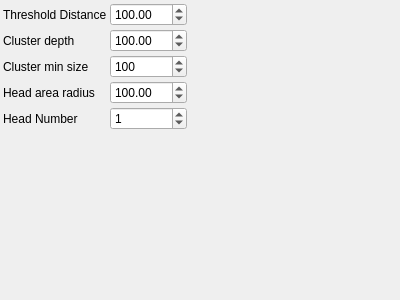
<?xml version="1.0" encoding="UTF-8"?>
<ui version="4.0">
 <class>HeadSearchParametersControlWidget</class>
 <widget class="QWidget" name="HeadSearchParametersControlWidget">
  <property name="geometry">
   <rect>
    <x>0</x>
    <y>0</y>
    <width>400</width>
    <height>300</height>
   </rect>
  </property>
  <property name="windowTitle">
   <string>HeadSearchParameters</string>
  </property>
   <layout class="QGridLayout" name="gridLayout">
    <property name="margin">
     <number>3</number>
    </property>
    <property name="spacing">
     <number>3</number>
    </property>
    <item row="0" column="0">
     <widget class="QLabel" name="label_0">
       <property name="text">
         <string>Threshold Distance</string>
       </property>
     </widget>
    </item>
    <item row="0" column="1">
     <widget class="QDoubleSpinBox" name="thresholdDistanceSpinBox">
       <property name="toolTip">
         <string>Threshold Distance in mm</string>
       </property>
       <property name="minimum">
        <double>0</double>
       </property>
       <property name="maximum">
        <double>99999</double>
       </property>
       <property name="singleStep">
        <double>1</double>
       </property>
       <property name="value">
        <double>100</double>
       </property>
     </widget>
    </item>
    <item row="1" column="0">
     <widget class="QLabel" name="label_1">
       <property name="text">
         <string>Cluster depth</string>
       </property>
     </widget>
    </item>
    <item row="1" column="1">
     <widget class="QDoubleSpinBox" name="clusterDepthSpinBox">
       <property name="toolTip">
         <string>Cluster depth in mm</string>
       </property>
       <property name="minimum">
        <double>0</double>
       </property>
       <property name="maximum">
        <double>99999</double>
       </property>
       <property name="singleStep">
        <double>1</double>
       </property>
       <property name="value">
        <double>100</double>
       </property>
     </widget>
    </item>
    <item row="2" column="0">
     <widget class="QLabel" name="label_2">
       <property name="text">
         <string>Cluster min size</string>
       </property>
     </widget>
    </item>
    <item row="2" column="1">
     <widget class="QSpinBox" name="clusterMinSizeSpinBox">
       <property name="toolTip">
         <string>Cluster min size</string>
       </property>
       <property name="minimum">
        <number>0</number>
       </property>
       <property name="maximum">
        <number>99999</number>
       </property>
       <property name="singleStep">
        <number>1</number>
       </property>
       <property name="value">
        <number>100</number>
       </property>
     </widget>
    </item>
    <item row="3" column="0">
     <widget class="QLabel" name="label_3">
       <property name="text">
         <string>Head area radius</string>
       </property>
     </widget>
    </item>
    <item row="3" column="1">
     <widget class="QDoubleSpinBox" name="headAreaRadiusSpinBox">
       <property name="toolTip">
         <string>Head area in mm</string>
       </property>
       <property name="minimum">
        <double>0</double>
       </property>
       <property name="maximum">
        <double>99999</double>
       </property>
       <property name="singleStep">
        <double>1</double>
       </property>
       <property name="value">
        <double>100</double>
       </property>
     </widget>
    </item>
    <item row="4" column="0">
     <widget class="QLabel" name="label_4">
       <property name="text">
         <string>Head Number</string>
       </property>
     </widget>
    </item>
    <item row="4" column="1">
     <widget class="QSpinBox" name="headNumberSpinBox">
       <property name="toolTip">
         <string>Expected number of heads</string>
       </property>
       <property name="minimum">
        <number>0</number>
       </property>
       <property name="maximum">
        <number>100</number>
       </property>
       <property name="singleStep">
        <number>1</number>
       </property>
       <property name="value">
        <number>1</number>
       </property>
     </widget>
    </item>
   <item row="5" column="0">
    <spacer name="verticalSpacer">
     <property name="orientation">
      <enum>Qt::Vertical</enum>
     </property>
     <property name="sizeHint" stdset="0">
      <size>
       <width>0</width>
       <height>0</height>
      </size>
     </property>
    </spacer>
   </item>
   <item row="5" column="2">
    <spacer name="horizontalSpacer">
     <property name="orientation">
      <enum>Qt::Horizontal</enum>
     </property>
     <property name="sizeHint" stdset="0">
      <size>
       <width>0</width>
       <height>0</height>
      </size>
     </property>
    </spacer>
   </item>
  </layout>
 </widget>
 <layoutdefault spacing="3" margin="3"/>
 <resources/>
 <connections>
  <connection>
   <sender>thresholdDistanceSpinBox</sender>
   <signal>valueChanged(double)</signal>
   <receiver>HeadSearchParametersControlWidget</receiver>
   <slot>changeParameters()</slot>
  </connection>
  <connection>
   <sender>clusterDepthSpinBox</sender>
   <signal>valueChanged(double)</signal>
   <receiver>HeadSearchParametersControlWidget</receiver>
   <slot>changeParameters()</slot>
  </connection>
  <connection>
   <sender>clusterMinSizeSpinBox</sender>
   <signal>valueChanged(int)</signal>
   <receiver>HeadSearchParametersControlWidget</receiver>
   <slot>changeParameters()</slot>
  </connection>
  <connection>
   <sender>headAreaRadiusSpinBox</sender>
   <signal>valueChanged(double)</signal>
   <receiver>HeadSearchParametersControlWidget</receiver>
   <slot>changeParameters()</slot>
  </connection>
  <connection>
   <sender>headNumberSpinBox</sender>
   <signal>valueChanged(int)</signal>
   <receiver>HeadSearchParametersControlWidget</receiver>
   <slot>changeParameters()</slot>
  </connection>
 </connections>
 <slots>
  <slot>changeParameters()</slot>
 </slots>
 <customwidgets>
 </customwidgets>
</ui>
